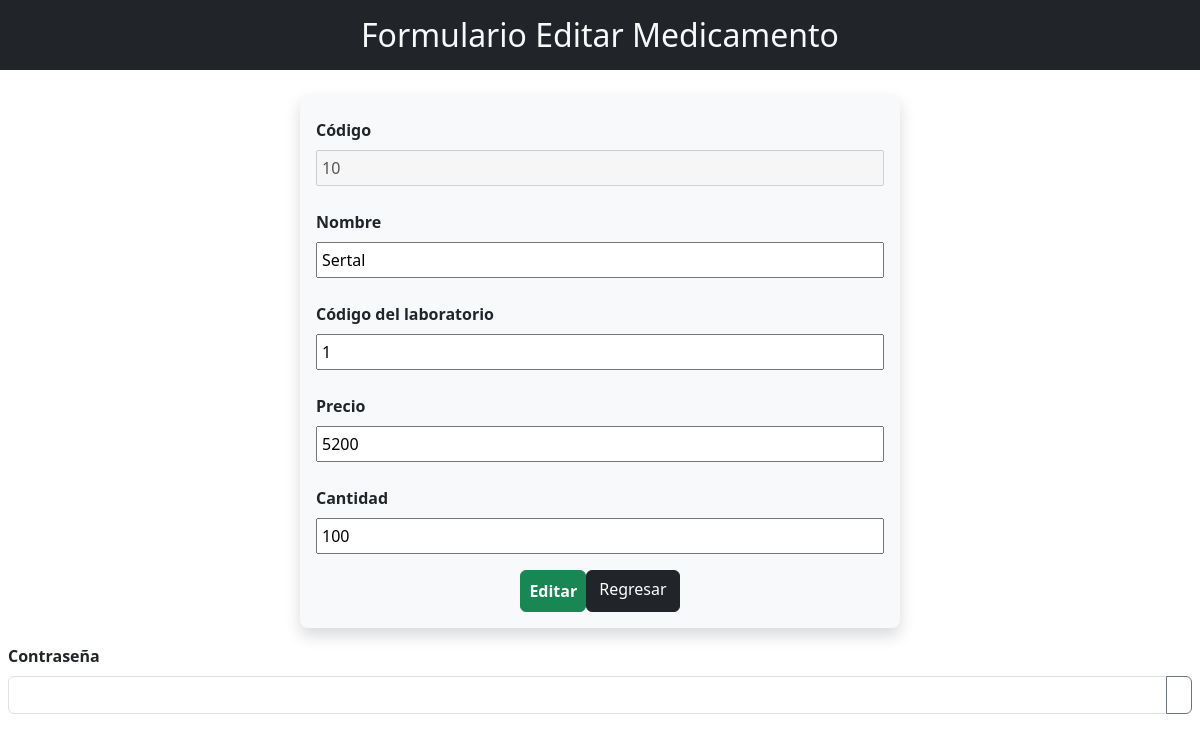
The page /crud-medicamentos/formularios/editar.php?id=10 on the database its author committed.
### tables this page shows
CREATE TABLE `medicamentos` (
  `codMedicamento` int(11) NOT NULL,
  `nomMedicamento` varchar(60) NOT NULL,
  `codLaboratorio` int(11) NOT NULL,
  `precioMedicamento` double NOT NULL,
  `cantMedicamento` int(11) NOT NULL
);

### crud-medicamentos/formularios/editar.php (the view, shortened to what this page needs)
<?php
include ('../config/conexion.php');
if (isset($_GET['id'])) {
    $id = $_GET['id'];
    $sql="SELECT * FROM `medicamentos` WHERE codMedicamento='$id'";
    $result=$conexion->query($sql);
    if($result){
        $datos=mysqli_fetch_assoc($result);
        $nomMedicamento=$datos['nomMedicamento'];
        $codLaboratorio=$datos['codLaboratorio'];
        $precioMedicamento=$datos['precioMedicamento'];
        $cantMedicamento=$datos['cantMedicamento'];
    }
}
?>
<!DOCTYPE html>
<html lang="en">
<head>
    <link href="https://cdn.jsdelivr.net/npm/bootstrap@5.3.2/dist/css/bootstrap.min.css" rel="stylesheet">
</head>
<body >
    <h2 class="text-center p-3 bg-dark text-light">Formulario Editar Medicamento</h2>
    <div class="form p-2 m-auto mt-4 w-50 rounded-3 bg-light shadow">
      <form method="POST">
        <div class="p-2 d-flex flex-column mt-2" >
            <label class="mb-2 fw-semibold">Código</label>
            <input class="p-1  " type="text" value="<?php echo $id ?>" disabled></input>
        </div>
        <div class="p-2 d-flex flex-column mt-2" >
            <label class="mb-2 fw-semibold">Nombre</label>
            <input class="p-1  " type="text" name="nomMedicamento" value="<?php echo $nomMedicamento ?>" autocomplete="off"></input>
        </div>
        <div class="p-2 d-flex flex-column mt-2" >
            <label class="mb-2 fw-semibold">Código del laboratorio</label>
            <input class="p-1  " type="text" name="codLaboratorio" value="<?php echo $codLaboratorio ?>" autocomplete="off"></input>
        </div>
        <div class="p-2 d-flex flex-column mt-2" >
            <label class="mb-2 fw-semibold">Precio</label>
            <input class="p-1  " type="text" name="precioMedicamento" value="<?php echo $precioMedicamento?>" autocomplete="off"></input>
        </div>
        <div class="p-2 d-flex flex-column mt-2" >
            <label class="mb-2 fw-semibold">Cantidad</label>
            <input class="p-1  " type="text" name="cantMedicamento" value="<?php echo $cantMedicamento ?>" autocomplete="off"></input>
        </div>
        <div class="p-2 d-flex justify-content-center">
            <input value="Editar" name="editar" class="p-2 fw-semibold btn btn-success" type="submit"></input>
            <a href="../index.php" class="btn btn-dark">Regresar</a>
        </div>
      </form>
    </div>
    <div class="p-2 d-flex flex-column mt-2">
    <label class="mb-2 fw-semibold">Contraseña</label>
    <div class="input-group">
        <input class="form-control" type="password" name="contrasena" id="contrasena" value="<?php echo $contrasena ?>" autocomplete="off">
        <button type="button" id="togglePassword" class="btn btn-outline-secondary">
        </button>
    </div>
</div>
</body>
</html>

### rows shown on the page
medicamentos: nomMedicamento "Sertal", codLaboratorio "1", precioMedicamento "5200", cantMedicamento "100"
